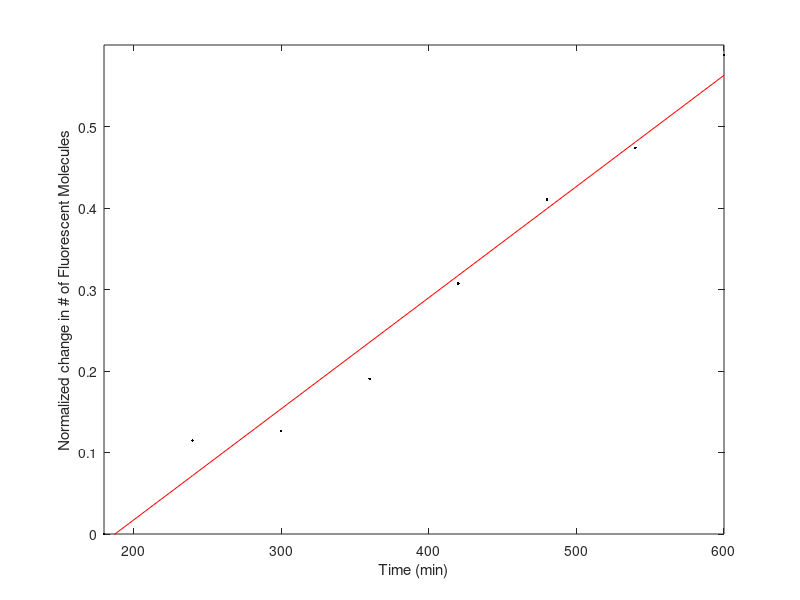

This chart was generated by the following MATLAB code:
% Fluorescence (OD) read from Cheung et al, see figure 4B in
% http://www.ncbi.nlm.nih.gov/pmc/articles/PMC2258893/
% Values for relative fluorescence measured super-hackily by interpolating the
% pixels in the figure (which is also why they are to the nearest 10)
time_h = [3 4 5 6 7 8 9 10];
time_min = time_h * 60;
fluor_OD_sarAneg = [11680 13260 12480 12400 13670 15860 17120 18290];
fluor_OD_sarA = [9500 10590 10700 11310 12420 13400 14000 15080];

% I then converted from fluorescence to number of molecules
% using Wu & Pollard: 0.00676 A.U / mean # molecules per cell
fluor_molec = fluor_OD_sarA / 0.00676;

% Then normalized the observed change to get an accurate rate
fluor_norm = (fluor_molec - fluor_molec(1)) / fluor_molec(1);

linearCoef = polyfit(time_min,fluor_norm,1);
linearFit = polyval(linearCoef,time_min);
plot(time_min, fluor_norm, 'k.', time_min,linearFit, 'r');
xlabel('Time (min)'); ylabel('Normalized change in # of Fluorescent Molecules');
xlim([180 600]); ylim([0 0.6]);

sarA_per_molecule_rate = linearCoef(1)
